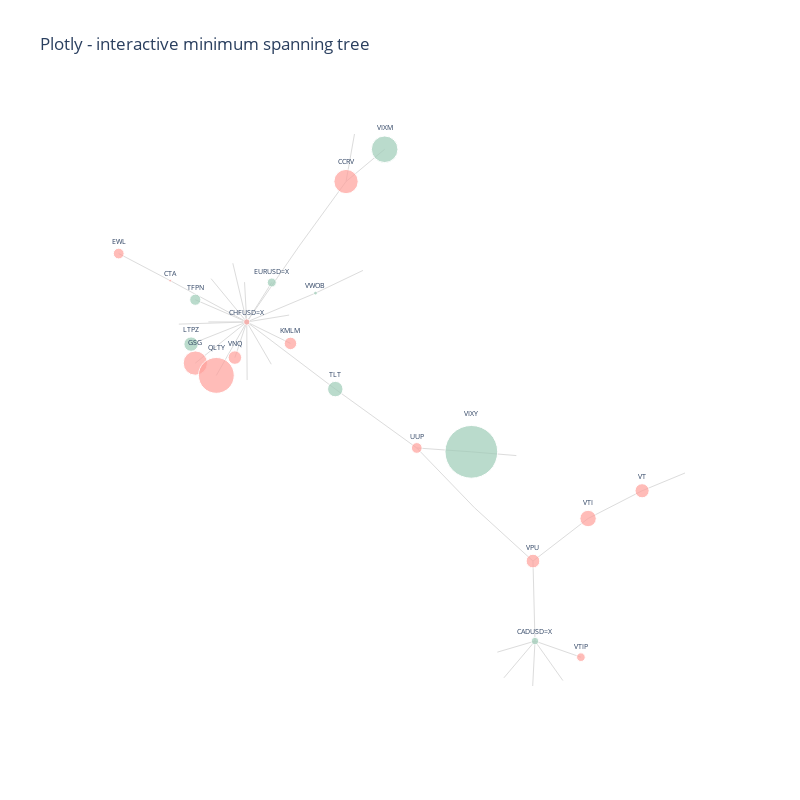

This figure's notebook cell:
### Code cell
figEtf = plot_graph(etfData, 0.3)

#TODO ?

# Save interactive vis to json
figEtf.write_json(etfGraphJsonFile)
#figEtf.write_image("assets/stock_correlations2.png", format='png')
#figEtf.write_image("assets/stock_correlations2.svg", format='svg')
#figEtf.write_image("assets/stock_correlations2.webp", format='webp')

figEtf2 = px.scatter()
figEtf2.write_html(etfGraphImgFile)

### Figure 1 — Plotly figure (JSON) as saved in the notebook; plotly's stock layout.template omitted (floating-point values rounded to 4 significant figures)
{"data": [{"hoverinfo": "none", "line": {"color": "#DCDCDC", "width": 1}, "mode": "lines", "showlegend": false, "type": "scatter", "x": [0.5416, 0.5355, null, 0.5416, 0.6819, null, 0.5416, 0.5346, null, 0.5416, 0.6269, null, 0.5416, 0.4466, null, 0.5416, 0.4265, null, -0.03581, 0.08222, null, -0.03581, -0.009984, null, -0.03581, -0.1771, null, -0.3392, -0.5732, null, -0.3392, -0.2628, null, -0.3392, -0.4964, null, -0.3392, -0.2056, null, -0.3392, -0.5094, null, -0.3392, -0.4321, null, -0.3392, -0.4965, null, -0.3392, -0.06864, null, -0.3392, -0.3755, null, -0.3392, -0.1292, null, -0.3392, -0.4565, null, -0.3392, -0.3818, null, -0.3392, -0.2643, null, -0.3392, -0.346, null, -0.3392, -0.5467, null, -0.3392, -0.4482, null, -0.3392, -0.1771, null, -0.3392, -0.338, null, -0.3392, -0.2099, null, -0.5732, -0.7305, null, -0.06864, 0.1804, null, 0.1804, 0.3471, null, 0.1804, 0.3567, null, 0.3471, 0.4846, null, 0.5355, 0.7038, null, 0.5355, 0.3567, null, 0.8689, 0.7038, null, 0.8689, 1, null, -0.1292, 0.01587, null], "y": [-0.8224, -0.5574, null, -0.8224, -0.8757, null, -0.8224, -0.9711, null, -0.8224, -0.9531, null, -0.8224, -0.9439, null, -0.8224, -0.859, null, 0.6991, 0.806, null, 0.6991, 0.8565, null, 0.6991, 0.4886, null, 0.2341, 0.371, null, 0.2341, 0.3649, null, 0.2341, 0.09805, null, 0.2341, 0.1632, null, 0.2341, 0.1609, null, 0.2341, 0.05726, null, 0.2341, 0.3078, null, 0.2341, 0.01193, null, 0.2341, 0.1162, null, 0.2341, 0.3297, null, 0.2341, 0.2344, null, 0.2341, 0.4286, null, 0.2341, 0.09432, null, 0.2341, 0.366, null, 0.2341, 0.227, null, 0.2341, 0.3776, null, 0.2341, 0.4886, null, 0.2341, 0.04209, null, 0.2341, 0.2569, null, 0.371, 0.4607, null, 0.01193, -0.183, null, -0.183, -0.1958, null, -0.183, -0.3809, null, -0.1958, -0.2082, null, -0.5574, -0.4165, null, -0.5574, -0.3809, null, -0.3247, -0.4165, null, -0.3247, -0.2659, null, 0.3297, 0.4048, null]}, {"hoverinfo": "text", "hovertext": ["<b>CADUSD=X</b><br>Annualized Returns: 2.3%<br>Annualized Volatility: 7.1%<br><br>Strongest correlations with: <br>EURUSD=X: 0.53<br>CHFUSD=X: 0.44<br>QLTY: -0.27<br><br>Weakest correlations with: <br>VTI: -0.00<br>VT: -0.01<br>LTPZ: -0.01<br>", "<b>CCRV</b><br>Annualized Returns: -23.6%<br>Annualized Volatility: 21.2%<br><br>Strongest correlations with: <br>GSG: 0.92<br>KMLM: 0.35<br>VTIP: 0.35<br><br>Weakest correlations with: <br>CHFUSD=X: -0.01<br>EURUSD=X: -0.03<br>CTA: -0.04<br>", "<b>CHFUSD=X</b><br>Annualized Returns: -1.6%<br>Annualized Volatility: 7.9%<br><br>Strongest correlations with: <br>EURUSD=X: 0.75<br>CADUSD=X: 0.44<br>QLTY: -0.32<br><br>Weakest correlations with: <br>VWOB: -0.00<br>KMLM: 0.00<br>CCRV: -0.01<br>", "<b>CTA</b><br>Annualized Returns: -0.3%<br>Annualized Volatility: 17.2%<br><br>Strongest correlations with: <br>UUP: 0.41<br>VTIP: -0.41<br>KMLM: 0.40<br><br>Weakest correlations with: <br>QLTY: -0.00<br>GSG: -0.03<br>VIXM: 0.03<br>", "<b>EURUSD=X</b><br>Annualized Returns: 3.2%<br>Annualized Volatility: 7.8%<br><br>Strongest correlations with: <br>CHFUSD=X: 0.75<br>CADUSD=X: 0.53<br>QLTY: -0.31<br><br>Weakest correlations with: <br>KMLM: 0.01<br>TFPN: 0.02<br>VTI: -0.02<br>", "<b>EWL</b><br>Annualized Returns: -4.6%<br>Annualized Volatility: 16.4%<br><br>Strongest correlations with: <br>VT: 0.81<br>VTI: 0.74<br>VNQ: 0.62<br><br>Weakest correlations with: <br>CADUSD=X: 0.02<br>EURUSD=X: -0.02<br>CHFUSD=X: -0.07<br>", "<b>GSG</b><br>Annualized Returns: -23.5%<br>Annualized Volatility: 24.2%<br><br>Strongest correlations with: <br>CCRV: 0.92<br>KMLM: 0.36<br>VTIP: 0.35<br><br>Weakest correlations with: <br>CHFUSD=X: -0.02<br>CTA: -0.03<br>EURUSD=X: -0.04<br>", "<b>KMLM</b><br>Annualized Returns: -6.3%<br>Annualized Volatility: 17.2%<br><br>Strongest correlations with: <br>VWOB: -0.49<br>TLT: -0.46<br>CTA: 0.40<br><br>Weakest correlations with: <br>CHFUSD=X: 0.00<br>EURUSD=X: 0.01<br>VIXY: 0.10<br>", "<b>LTPZ</b><br>Annualized Returns: 8.3%<br>Annualized Volatility: 18.5%<br><br>Strongest correlations with: <br>TLT: 0.81<br>VTIP: 0.68<br>VWOB: 0.58<br><br>Weakest correlations with: <br>CADUSD=X: -0.01<br>EURUSD=X: 0.02<br>CHFUSD=X: 0.02<br>", "<b>QLTY</b><br>Annualized Returns: -51.3%<br>Annualized Volatility: 9.7%<br><br>Strongest correlations with: <br>VTI: 0.88<br>VT: 0.82<br>VIXY: -0.55<br><br>Weakest correlations with: <br>CTA: -0.00<br>VTIP: 0.07<br>TFPN: -0.09<br>", "<b>TFPN</b><br>Annualized Returns: 5.0%<br>Annualized Volatility: 6.3%<br><br>Strongest correlations with: <br>KMLM: 0.22<br>CCRV: 0.12<br>LTPZ: -0.12<br><br>Weakest correlations with: <br>VTIP: -0.00<br>VT: -0.01<br>VIXM: 0.01<br>", "<b>TLT</b><br>Annualized Returns: 9.5%<br>Annualized Volatility: 17.6%<br><br>Strongest correlations with: <br>LTPZ: 0.81<br>VWOB: 0.59<br>KMLM: -0.46<br><br>Weakest correlations with: <br>VIXM: -0.01<br>VIXY: 0.01<br>CADUSD=X: -0.04<br>", "<b>UUP</b><br>Annualized Returns: -4.6%<br>Annualized Volatility: 7.5%<br><br>Strongest correlations with: <br>EWL: -0.62<br>VT: -0.54<br>VWOB: -0.51<br><br>Weakest correlations with: <br>CHFUSD=X: -0.01<br>EURUSD=X: -0.02<br>CADUSD=X: -0.04<br>", "<b>VIXM</b><br>Annualized Returns: 28.3%<br>Annualized Volatility: 28.6%<br><br>Strongest correlations with: <br>VIXY: 0.92<br>VT: -0.75<br>VTI: -0.75<br><br>Weakest correlations with: <br>TFPN: 0.01<br>TLT: -0.01<br>EURUSD=X: 0.03<br>", "<b>VIXY</b><br>Annualized Returns: 111.2%<br>Annualized Volatility: 65.7%<br><br>Strongest correlations with: <br>VIXM: 0.92<br>VT: -0.76<br>VTI: -0.76<br><br>Weakest correlations with: <br>TLT: 0.01<br>CADUSD=X: 0.01<br>EURUSD=X: 0.02<br>", "<b>VNQ</b><br>Annualized Returns: -7.3%<br>Annualized Volatility: 20.4%<br><br>Strongest correlations with: <br>VTI: 0.76<br>VT: 0.75<br>VPU: 0.69<br><br>Weakest correlations with: <br>CHFUSD=X: -0.02<br>EURUSD=X: 0.02<br>CADUSD=X: 0.02<br>", "<b>VPU</b><br>Annualized Returns: -7.5%<br>Annualized Volatility: 17.9%<br><br>Strongest correlations with: <br>VNQ: 0.69<br>QLTY: 0.53<br>VTI: 0.52<br><br>Weakest correlations with: <br>CADUSD=X: -0.02<br>CHFUSD=X: -0.04<br>EURUSD=X: -0.06<br>", "<b>VT</b><br>Annualized Returns: -8.0%<br>Annualized Volatility: 16.9%<br><br>Strongest correlations with: <br>VTI: 0.98<br>QLTY: 0.82<br>EWL: 0.81<br><br>Weakest correlations with: <br>TFPN: -0.01<br>CADUSD=X: -0.01<br>EURUSD=X: -0.03<br>", "<b>VTI</b><br>Annualized Returns: -10.8%<br>Annualized Volatility: 18.3%<br><br>Strongest correlations with: <br>VT: 0.98<br>QLTY: 0.88<br>VNQ: 0.76<br><br>Weakest correlations with: <br>CADUSD=X: -0.00<br>TFPN: 0.02<br>EURUSD=X: -0.02<br>", "<b>VTIP</b><br>Annualized Returns: -3.0%<br>Annualized Volatility: 3.3%<br><br>Strongest correlations with: <br>LTPZ: 0.68<br>VWOB: 0.48<br>TLT: 0.45<br><br>Weakest correlations with: <br>TFPN: -0.00<br>EURUSD=X: 0.06<br>CHFUSD=X: 0.06<br>", "<b>VWOB</b><br>Annualized Returns: 0.6%<br>Annualized Volatility: 10.7%<br><br>Strongest correlations with: <br>VT: 0.61<br>TLT: 0.59<br>LTPZ: 0.58<br><br>Weakest correlations with: <br>CHFUSD=X: -0.00<br>EURUSD=X: 0.02<br>TFPN: -0.03<br>"], "marker": {"color": ["#9eccb7", "#ffa09b", "#ffa09b", "#ffa09b", "#9eccb7", "#ffa09b", "#ffa09b", "#ffa09b", "#9eccb7", "#ffa09b", "#9eccb7", "#9eccb7", "#ffa09b", "#9eccb7", "#9eccb7", "#ffa09b", "#ffa09b", "#ffa09b", "#ffa09b", "#ffa09b", "#9eccb7"], "line": {"width": 1}, "size": [7.585, 24.27, 6.314, 2.827, 8.988, 10.74, 24.24, 12.51, 14.38, 35.81, 11.14, 15.44, 10.72, 26.58, 52.72, 13.5, 13.71, 14.13, 16.41, 8.636, 3.775]}, "mode": "markers+text", "showlegend": false, "text": ["CADUSD=X", "CCRV", "CHFUSD=X", "CTA", "EURUSD=X", "EWL", "GSG", "KMLM", "LTPZ", "QLTY", "TFPN", "TLT", "UUP", "VIXM", "VIXY", "VNQ", "VPU", "VT", "VTI", "VTIP", "VWOB"], "textfont": {"size": 7}, "textposition": "top center", "type": "scatter", "x": [0.5416, -0.03581, -0.3392, -0.5732, -0.2628, -0.7305, -0.4964, -0.2056, -0.5094, -0.4321, -0.4965, -0.06864, 0.1804, 0.08222, 0.3471, -0.3755, 0.5355, 0.8689, 0.7038, 0.6819, -0.1292, -0.4565, 0.5346, 1, -0.3818, 0.6269, 0.4466, -0.009984, 0.3567, -0.2643, -0.346, -0.5467, -0.4482, -0.1771, -0.338, -0.2099, 0.01587, 0.4265, 0.4846], "y": [-0.8224, 0.6991, 0.2341, 0.371, 0.3649, 0.4607, 0.09805, 0.1632, 0.1609, 0.05726, 0.3078, 0.01193, -0.183, 0.806, -0.1958, 0.1162, -0.5574, -0.3247, -0.4165, -0.8757, 0.3297, 0.2344, -0.9711, -0.2659, 0.4286, -0.9531, -0.9439, 0.8565, -0.3809, 0.09432, 0.366, 0.227, 0.3776, 0.4886, 0.04209, 0.2569, 0.4048, -0.859, -0.2082]}], "layout": {"autosize": false, "height": 800, "hovermode": "closest", "plot_bgcolor": "#fff", "showlegend": false, "title": {"text": "Plotly - interactive minimum spanning tree"}, "width": 800, "xaxis": {"showgrid": false, "showline": false, "showticklabels": false, "ticks": "", "title": {"font": {"size": 20}, "text": ""}, "zeroline": false}, "yaxis": {"showgrid": false, "showline": false, "showticklabels": false, "ticks": "", "title": {"font": {"size": 20}, "text": ""}, "zeroline": false}}}
